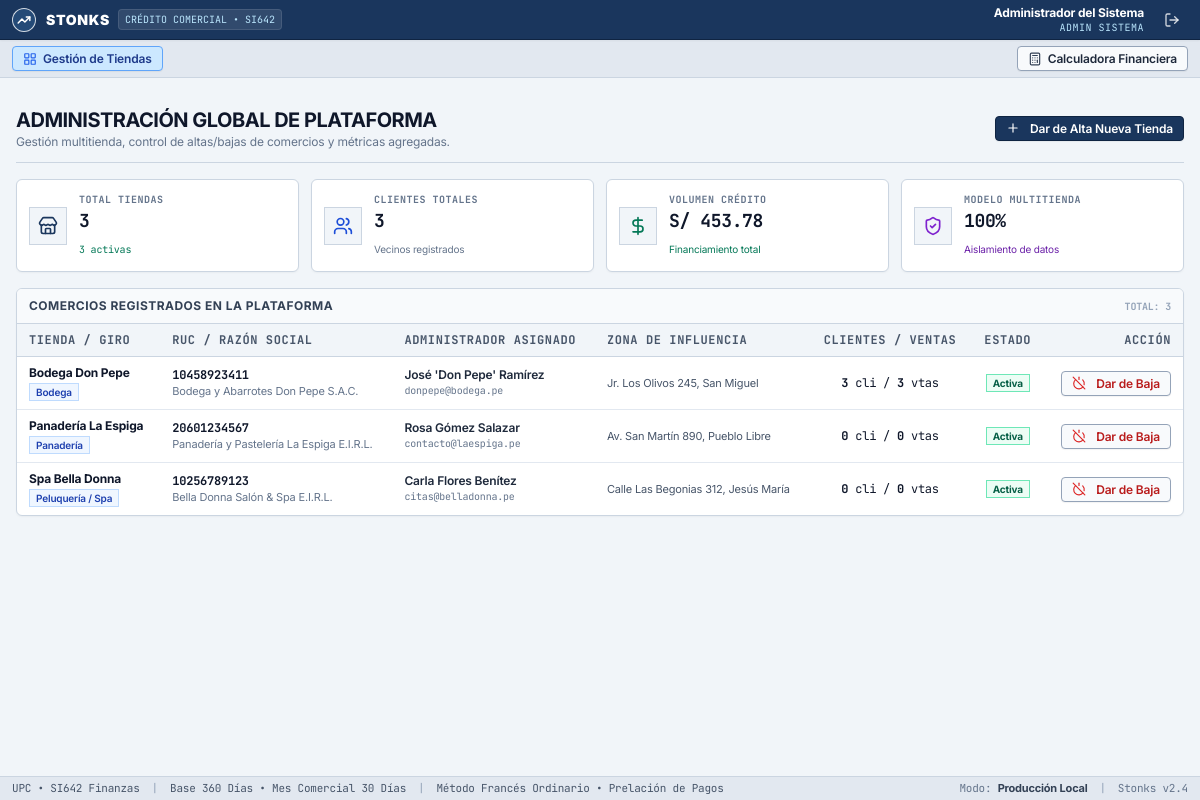
Page /admin (signed in) on the committed database.
### tables this page shows
CREATE TABLE tiendas (
        id INTEGER PRIMARY KEY AUTOINCREMENT,
        admin_usuario_id INTEGER NOT NULL,
        razon_social TEXT NOT NULL,
        nombre_comercial TEXT NOT NULL,
        ruc TEXT UNIQUE NOT NULL,
        giro TEXT NOT NULL,
        direccion TEXT NOT NULL,
        telefono TEXT NOT NULL,
        correo TEXT,
        moneda_principal TEXT DEFAULT 'PEN',
        activa INTEGER DEFAULT 1,
        fecha_creacion TIMESTAMP DEFAULT CURRENT_TIMESTAMP,
        FOREIGN KEY (admin_usuario_id) REFERENCES usuarios (id)
    );

CREATE TABLE usuarios (
        id INTEGER PRIMARY KEY AUTOINCREMENT,
        username TEXT UNIQUE NOT NULL,
        password_hash TEXT NOT NULL,
        nombre_completo TEXT NOT NULL,
        email TEXT NOT NULL,
        telefono TEXT,
        rol TEXT NOT NULL CHECK(rol IN ('admin_sistema', 'admin_tienda', 'cliente')),
        activo INTEGER DEFAULT 1,
        fecha_registro TIMESTAMP DEFAULT CURRENT_TIMESTAMP
    );

### app.py (the view)
@app.route("/admin")
@login_required
@role_required("admin_sistema")
def admin_dashboard():
    conn = get_db_connection()
    tiendas = conn.execute("""
        SELECT t.*, u.nombre_completo as admin_nombre, u.email as admin_email,
               (SELECT COUNT(*) FROM clientes c WHERE c.tienda_id = t.id) as total_clientes,
               (SELECT COUNT(*) FROM ventas v WHERE v.tienda_id = t.id) as total_ventas,
               (SELECT COALESCE(SUM(v.total_a_pagar), 0) FROM ventas v WHERE v.tienda_id = t.id) as volumen_credito
        FROM tiendas t
        JOIN usuarios u ON t.admin_usuario_id = u.id
        ORDER BY t.fecha_creacion DESC
    """).fetchall()
    stats = {
        "total_tiendas": len(tiendas),
        "tiendas_activas": sum(1 for t in tiendas if t["activa"] == 1),
        "total_clientes": sum(t["total_clientes"] for t in tiendas),
        "volumen_total": sum(t["volumen_credito"] for t in tiendas)
    }
    conn.close()
    return render_template("admin_system.html", tiendas=tiendas, stats=stats)

### app.py (called while the page is built)
@app.template_filter('moneda')
def formato_moneda(valor, simbolo="S/"):
    if valor is None:
        return f"{simbolo} 0.00"
    try:
        val = float(valor)
        return f"{simbolo} {val:,.2f}"
    except (ValueError, TypeError):
        return f"{simbolo} 0.00"

def login_required(f):
    @wraps(f)
    def decorated_function(*args, **kwargs):
        if "user_id" not in session:
            flash("Debe iniciar sesión para acceder al sistema.", "warning")
            return redirect(url_for("login"))
        return f(*args, **kwargs)
    return decorated_function

def role_required(*allowed_roles):
    def decorator(f):
        @wraps(f)
        def decorated_function(*args, **kwargs):
            if "user_id" not in session:
                return redirect(url_for("login"))
            if session.get("rol") not in allowed_roles:
                flash("No cuenta con privilegios suficientes para acceder a esta sección.", "danger")
                return redirect(url_for("index"))
            return f(*args, **kwargs)
        return decorated_function
    return decorator

@app.context_processor
def inject_global_data():
    tienda = None
    if "tienda_id" in session and session["tienda_id"]:
        conn = get_db_connection()
        t = conn.execute("SELECT * FROM tiendas WHERE id = ?", (session["tienda_id"],)).fetchone()
        conn.close()
        if t:
            tienda = dict(t)
    return {
        "current_user": session.get("username"),
        "user_role": session.get("rol"),
        "user_name": session.get("nombre_completo"),
        "current_tienda": tienda,
        "now": datetime.now()
    }

### database.py (called while the page is built)
def get_db_connection():
    conn = sqlite3.connect(DB_PATH)
    conn.row_factory = sqlite3.Row
    conn.execute("PRAGMA foreign_keys = ON")
    return conn

### templates/admin_system.html (shortened to what this page needs)
{% extends "base.html" %}
{% block content %}
<div class="space-y-4">
    <div class="flex flex-col sm:flex-row sm:items-center sm:justify-between pb-3 border-b border-slate-300">
        <div>
            <h1 class="text-xl font-bold text-slate-900 tracking-tight uppercase">Administración Global de Plataforma</h1>
            <p class="text-xs text-slate-500">Gestión multitienda, control de altas/bajas de comercios y métricas agregadas.</p>
        </div>
        <button onclick="document.getElementById('modal-nueva-tienda').classList.remove('hidden')" class="btn-win32 btn-win32-primary mt-2 sm:mt-0">
            <i data-lucide="plus" class="w-3.5 h-3.5 mr-1"></i>
            <span>Dar de Alta Nueva Tienda</span>
        </button>
    </div>
    <div class="grid grid-cols-1 sm:grid-cols-2 lg:grid-cols-4 gap-3">
        <div class="card-bundlerock p-3 flex items-center space-x-3">
            <div class="p-2 bg-slate-100 border border-slate-300 rounded-xs text-[#1a365d]">
                <i data-lucide="store" class="w-5 h-5"></i>
            </div>
            <div>
                <p class="text-[10px] font-bold uppercase tracking-wider text-slate-500 font-mono">Total Tiendas</p>
                <h3 class="text-lg font-bold text-slate-900 font-mono">{{ stats.total_tiendas }}</h3>
                <span class="text-[10px] text-emerald-700 font-mono">{{ stats.tiendas_activas }} activas</span>
            </div>
        </div>
        <div class="card-bundlerock p-3 flex items-center space-x-3">
            <div class="p-2 bg-slate-100 border border-slate-300 rounded-xs text-blue-700">
                <i data-lucide="users" class="w-5 h-5"></i>
            </div>
            <div>
                <p class="text-[10px] font-bold uppercase tracking-wider text-slate-500 font-mono">Clientes Totales</p>
                <h3 class="text-lg font-bold text-slate-900 font-mono">{{ stats.total_clientes }}</h3>
                <span class="text-[10px] text-slate-500 font-sans">Vecinos registrados</span>
            </div>
        </div>
        <div class="card-bundlerock p-3 flex items-center space-x-3">
            <div class="p-2 bg-slate-100 border border-slate-300 rounded-xs text-emerald-700">
                <i data-lucide="dollar-sign" class="w-5 h-5"></i>
            </div>
            <div>
                <p class="text-[10px] font-bold uppercase tracking-wider text-slate-500 font-mono">Volumen Crédito</p>
                <h3 class="text-lg font-bold text-slate-900 font-mono">{{ stats.volumen_total | moneda }}</h3>
                <span class="text-[10px] text-emerald-700 font-sans">Financiamiento total</span>
            </div>
        </div>
        <div class="card-bundlerock p-3 flex items-center space-x-3">
            <div class="p-2 bg-slate-100 border border-slate-300 rounded-xs text-purple-700">
                <i data-lucide="shield-check" class="w-5 h-5"></i>
            </div>
            <div>
                <p class="text-[10px] font-bold uppercase tracking-wider text-slate-500 font-mono">Modelo Multitienda</p>
                <h3 class="text-lg font-bold text-slate-900 font-mono">100%</h3>
                <span class="text-[10px] text-purple-800 font-sans">Aislamiento de datos</span>
            </div>
        </div>
    </div>
    <div class="card-bundlerock overflow-hidden">
        <div class="card-header-bundlerock flex justify-between items-center">
            <span>Comercios Registrados en la Plataforma</span>
            <span class="text-[10px] font-mono text-slate-400">Total: {{ tiendas | length }}</span>
        </div>
        <div class="overflow-x-auto">
            <table class="w-full text-left text-xs">
                <thead class="bg-slate-100 text-slate-600 font-bold uppercase tracking-wider border-b border-slate-300 font-mono">
                    <tr>
                        <th class="px-3 py-2">Tienda / Giro</th>
                        <th class="px-3 py-2">RUC / Razón Social</th>
                        <th class="px-3 py-2">Administrador Asignado</th>
                        <th class="px-3 py-2">Zona de Influencia</th>
                        <th class="px-3 py-2 text-center">Clientes / Ventas</th>
                        <th class="px-3 py-2 text-center">Estado</th>
                        <th class="px-3 py-2 text-right">Acción</th>
                    </tr>
                </thead>
                <tbody class="divide-y divide-slate-200 text-xs">
                    {% for t in tiendas %}
                    <tr class="hover:bg-blue-50/40">
                        <td class="px-3 py-2">
                            <div class="font-bold text-slate-900">{{ t.nombre_comercial }}</div>
                            <span class="inline-block mt-0.5 text-[10px] border border-blue-200 bg-blue-50 text-blue-800 font-semibold px-1.5 py-0.2 rounded-xs">
                                {{ t.giro }}
                            </span>
                        </td>
                        <td class="px-3 py-2">
                            <div class="font-bold text-slate-900 font-mono">{{ t.ruc }}</div>
                            <div class="text-[11px] text-slate-500">{{ t.razon_social }}</div>
                        </td>
                        <td class="px-3 py-2">
                            <div class="font-semibold text-slate-800">{{ t.admin_nombre }}</div>
                            <div class="text-[10px] text-slate-500 font-mono">{{ t.admin_email }}</div>
                        </td>
                        <td class="px-3 py-2 text-[11px] text-slate-600 max-w-xs truncate" title="{{ t.direccion }}">
                            {{ t.direccion }}
                        </td>
                        <td class="px-3 py-2 text-center font-mono">
                            <span class="font-bold text-slate-900">{{ t.total_clientes }}</span> cli /
                            <span class="font-bold text-slate-900">{{ t.total_ventas }}</span> vtas
                        </td>
                        <td class="px-3 py-2 text-center font-sans">
                            {% if t.activa == 1 %}
                            <span class="px-1.5 py-0.5 border border-emerald-300 bg-emerald-50 text-emerald-800 text-[10px] font-bold">
                                Activa
                            </span>
                            {% else %}
                            <span class="px-1.5 py-0.5 border border-slate-300 bg-slate-100 text-slate-600 text-[10px] font-bold">
                                Inactiva (Baja)
                            </span>
                            {% endif %}
                        </td>
                        <td class="px-3 py-2 text-right">
                            <a href="{{ url_for('admin_tienda_toggle', tienda_id=t.id) }}"
                               class="btn-win32 {{ 'text-red-700' if t.activa == 1 else 'text-emerald-700' }}">
                                {% if t.activa == 1 %}
                                <i data-lucide="power-off" class="w-3.5 h-3.5 mr-1 text-red-600"></i> Dar de Baja
                                {% else %}
                                <i data-lucide="power" class="w-3.5 h-3.5 mr-1 text-emerald-600"></i> Reactivar
                                {% endif %}
                            </a>
                        </td>
                    </tr>
                    {% endfor %}
                </tbody>
            </table>
        </div>
    </div>
</div>
{% endblock %}

### static/css/bundlerock.css (style rules this page uses)
:root { --font-sans: 'Inter', -apple-system, BlinkMacSystemFont, "Segoe UI", Roboto, "Helvetica Neue", Arial, sans-serif; --font-mono: 'JetBrains Mono', ui-monospace, SFMono-Regular, Menlo, Monaco, Consolas, monospace; --color-header: #1a365d; --color-header-border: #0f2442; --color-header-logo: #244a77; --color-bg-root: #f1f5f9; --color-surface: #ffffff; --color-surface-subtle: #f8fafc; --color-border: #cbd5e1; --color-border-dark: #334155; --color-text-main: #0f172a; --color-text-muted: #64748b; --color-primary: #1a365d; --color-accent: #2563eb; --color-accent-hover: #1d4ed8; --color-success: #10b981; --color-danger: #ef4444; --color-warning: #f59e0b; }
html, body { font-family: var(--font-sans); background-color: var(--color-bg-root); color: var(--color-text-main); -webkit-font-smoothing: antialiased; -moz-osx-font-smoothing: grayscale; text-rendering: optimizeLegibility; font-feature-settings: "cv02" 1, "cv03" 1, "cv04" 1, "cv11" 1; letter-spacing: -0.011em; }
.font-mono, code, kbd, samp, pre { font-family: var(--font-mono) !important; font-feature-settings: "tnum" 1, "zero" 1; letter-spacing: -0.02em; }
.btn-win32 { display: inline-flex; align-items: center; gap: 0.375rem; padding: 0.25rem 0.625rem; background-color: #f8fafc; border: 1px solid #94a3b8; border-radius: 0.25rem; font-size: 0.75rem; font-weight: 600; color: #1e293b; box-shadow: 0 1px 1px rgba(0, 0, 0, 0.05); transition: all 120ms ease-in-out; cursor: pointer; line-height: 1.25; }
.btn-win32-primary { background-color: #1a365d; border-color: #0f2442; color: #ffffff; }
.card-bundlerock { background-color: #ffffff; border: 1px solid #cbd5e1; border-radius: 0.375rem; box-shadow: 0 1px 2px rgba(0, 0, 0, 0.04); }
.card-header-bundlerock { background-color: #f8fafc; border-bottom: 1px solid #cbd5e1; padding: 0.5rem 0.75rem; font-size: 0.75rem; font-weight: 700; text-transform: uppercase; letter-spacing: 0.04em; color: #334155; }

### rows in the picture
tiendas: nombre_comercial "Bodega Don Pepe", giro "Bodega", ruc "10458923411", razon_social "Bodega y Abarrotes Don Pepe S.A.C.", admin_nombre "José 'Don Pepe' Ramírez", admin_email "donpepe@bodega.pe", direccion "Jr. Los Olivos 245, San Miguel", total_clientes "3", total_ventas "3", activa "Activa"
tiendas: nombre_comercial "Panadería La Espiga", giro "Panadería", ruc "20601234567", razon_social "Panadería y Pastelería La Espiga E.I.R.L.", admin_nombre "Rosa Gómez Salazar", admin_email "contacto@laespiga.pe", direccion "Av. San Martín 890, Pueblo Libre", total_clientes "0", total_ventas "0", activa "Activa"
tiendas: nombre_comercial "Spa Bella Donna", giro "Peluquería / Spa", ruc "10256789123", razon_social "Bella Donna Salón & Spa E.I.R.L.", admin_nombre "Carla Flores Benítez", admin_email "citas@belladonna.pe", direccion "Calle Las Begonias 312, Jesús María", total_clientes "0", total_ventas "0", activa "Activa"

### other values in the picture
{{ session.nombre_completo }} "Administrador del Sistema"
{{ session.rol.replace('_', ' ') }} "ADMIN SISTEMA"
{{ stats.total_tiendas }} "3"
{{ stats.tiendas_activas }} "3"
{{ stats.total_clientes }} "3"
{{ stats.volumen_total | moneda }} "S/ 453.78"
{{ tiendas | length }} "3"
